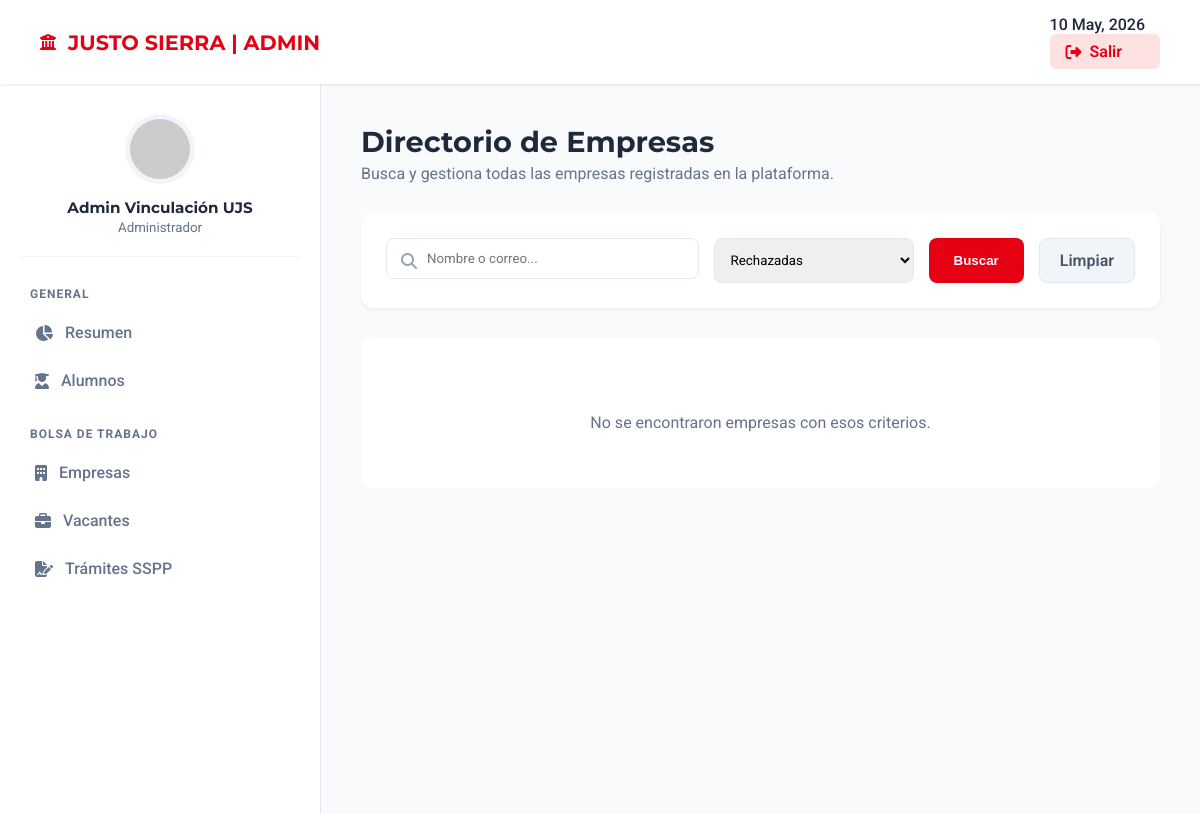
Page /Justo-Sierra/admin/gestionar_empresas_admin.php?estado=rechazada (signed in) on the earlier database version.
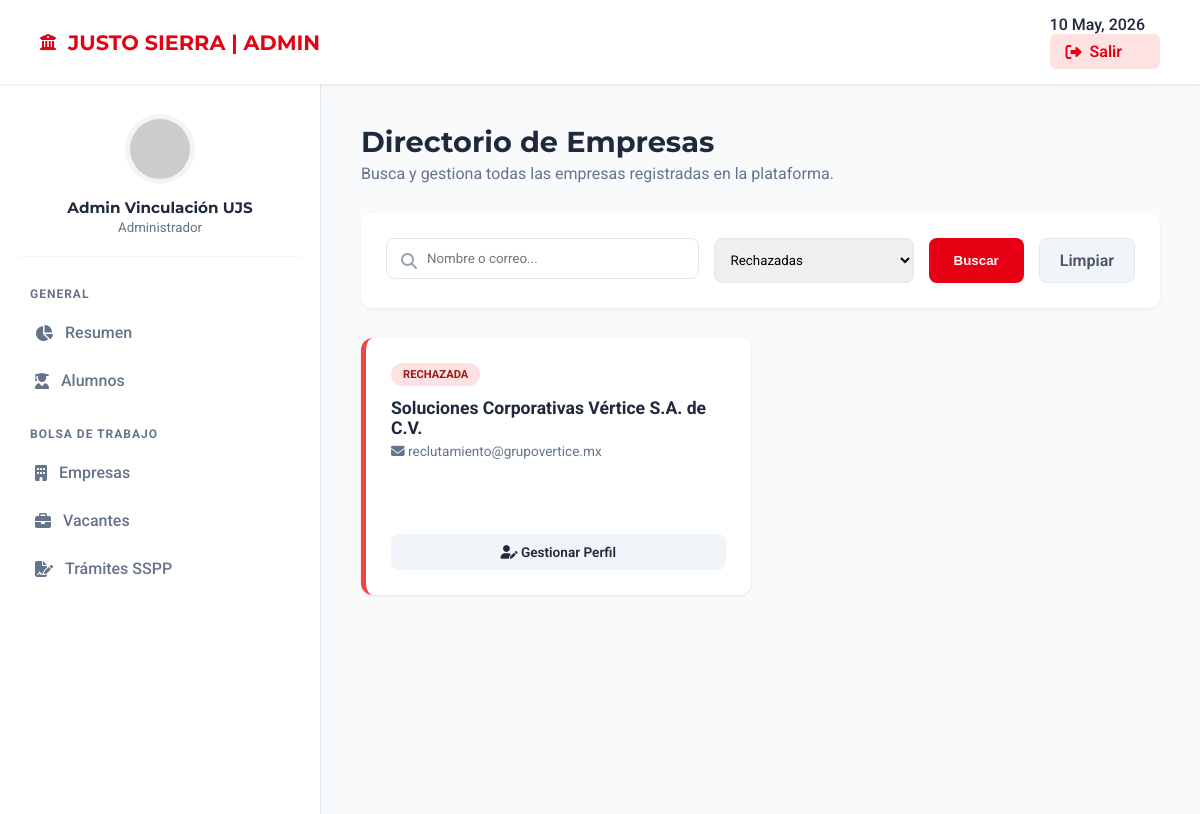
Same page on the later database version.
### tables this page shows
CREATE TABLE `empresas` (
  `id_empresa` int(11) NOT NULL,
  `nombre_empresa` varchar(255) NOT NULL,
  `email_contacto` varchar(255) NOT NULL,
  `password` varchar(255) NOT NULL,
  `rfc` varchar(13) DEFAULT NULL,
  `descripcion` text DEFAULT NULL,
  `sitio_web` varchar(255) DEFAULT NULL,
  `logo_url` varchar(255) DEFAULT NULL,
  `estado_validacion` enum('pendiente','aprobada','rechazada') DEFAULT 'pendiente',
  `fecha_registro` timestamp NOT NULL DEFAULT current_timestamp(),
  `es_catalogo_sspp` tinyint(1) DEFAULT 0,
  `vigencia_sspp` date DEFAULT NULL
);

### Justo-Sierra/admin/gestionar_empresas_admin.php (the view, shortened to what the changed rows need)
<?php
include '../config/conexion.php';
$filtro_estado = $_GET['estado'] ?? '';
$sql = "SELECT id_empresa, nombre_empresa, email_contacto, estado_validacion, es_catalogo_sspp, vigencia_sspp, fecha_registro
        FROM empresas WHERE 1=1";
$params = [];
if (!empty($filtro_estado)) {
    $sql .= " AND estado_validacion = :e";
    $params[':e'] = $filtro_estado;
}
$sql .= " ORDER BY fecha_registro DESC";
$stmt = $conexion->prepare($sql);
$stmt->execute($params);
$empresas = $stmt->fetchAll(PDO::FETCH_ASSOC);
?>
<!DOCTYPE html>
<html lang="es">
<head>
    <link rel="stylesheet" href="https://cdnjs.cloudflare.com/ajax/libs/font-awesome/6.4.0/css/all.min.css">
</head>
<body>
    <header class="top-header">
        <div class="brand-box"><i class="fas fa-university"></i><h1>JUSTO SIERRA | ADMIN</h1></div>
    </header>
    <div class="admin-wrapper">
        <main class="main-container">
            <div style="margin-bottom: 30px;">
                <h2 style="margin:0; font-family:'Montserrat'; font-size: 1.8rem;">Directorio de Empresas</h2>
            </div>
            <div class="grid-empresas">
                <?php foreach($empresas as $emp):
                    $clase_estado = 'status-' . strtolower($emp['estado_validacion']);
                    $clase_badge = ($emp['estado_validacion'] == 'aprobada') ? 'bg-green' : (($emp['estado_validacion'] == 'pendiente') ? 'bg-yellow' : 'bg-red');
                ?>
                    <div class="company-card <?php echo $clase_estado; ?>">
                        <span class="badge <?php echo $clase_badge; ?>"><?php echo htmlspecialchars($emp['estado_validacion']); ?></span>
                        <div style="font-weight: 700; font-size: 1.1rem; color: var(--text-main); margin-bottom: 5px;">
                            <?php echo htmlspecialchars($emp['nombre_empresa']); ?>
                        </div>
                        <div style="color: var(--text-muted); font-size: 0.85rem; margin-bottom: 10px;">
                            <i class="fas fa-envelope"></i> <?php echo htmlspecialchars($emp['email_contacto']); ?>
                        </div>
                        <?php if ($emp['es_catalogo_sspp'] && !empty($emp['vigencia_sspp'])):
                            $fecha_venc = new DateTime($emp['vigencia_sspp']);
                            $hoy = new DateTime();
                            $diff = $hoy->diff($fecha_venc);
                            $vencida = $diff->invert;
                            if ($vencida) {
                                $texto_v = "Vigencia expirada";
                                $clase_v = "vigencia-expired";
                                $icon_v = "fa-times-circle";
                            } else {
                                $clase_v = "vigencia-ok";
                                $icon_v = "fa-hourglass-half";
                                if ($diff->y > 0) $texto_v = "Resta: " . $diff->y . " año(s) y " . $diff->m . " mes(es)";
                                elseif ($diff->m > 0) $texto_v = "Resta: " . $diff->m . " mes(es)";
                                else $texto_v = "Resta: " . $diff->d . " día(s)";
                            }
                        ?>
                            <div class="vigencia-tag <?php echo $clase_v; ?>">
                                <i class="fas <?php echo $icon_v; ?>"></i>
                                <div>
                                    <span style="display:block; font-size:0.65rem; text-transform:uppercase; opacity:0.8;">Vence: <?php echo date('d/m/Y', strtotime($emp['vigencia_sspp'])); ?></span>
                                    <strong><?php echo $texto_v; ?></strong>
                                </div>
                            </div>
                        <?php else: ?>
                            <div style="height: 45px;"></div> <?php endif; ?>
                        <a href="gestionar_empresa.php?id=<?php echo $emp['id_empresa']; ?>" class="btn-view">
                            <i class="fas fa-user-edit"></i> Gestionar Perfil
                        </a>
                    </div>
                <?php endforeach; ?>
            </div>
            <?php if (empty($empresas)): ?>
                <div style="background: white; padding: 40px; text-align: center; border-radius: 12px; color: var(--text-muted);">
                    <p>No se encontraron empresas con esos criterios.</p>
                </div>
            <?php endif; ?>
        </main>
    </div>
</body>
</html>

Differences in the rows shown:
added empresas: estado_validacion "RECHAZADA", nombre_empresa "Soluciones Corporativas Vértice S.A. de C.V.", email_contacto "reclutamiento@grupovertice.mx"
Other differences:
text no longer shown: "No se encontraron empresas con esos criterios."
